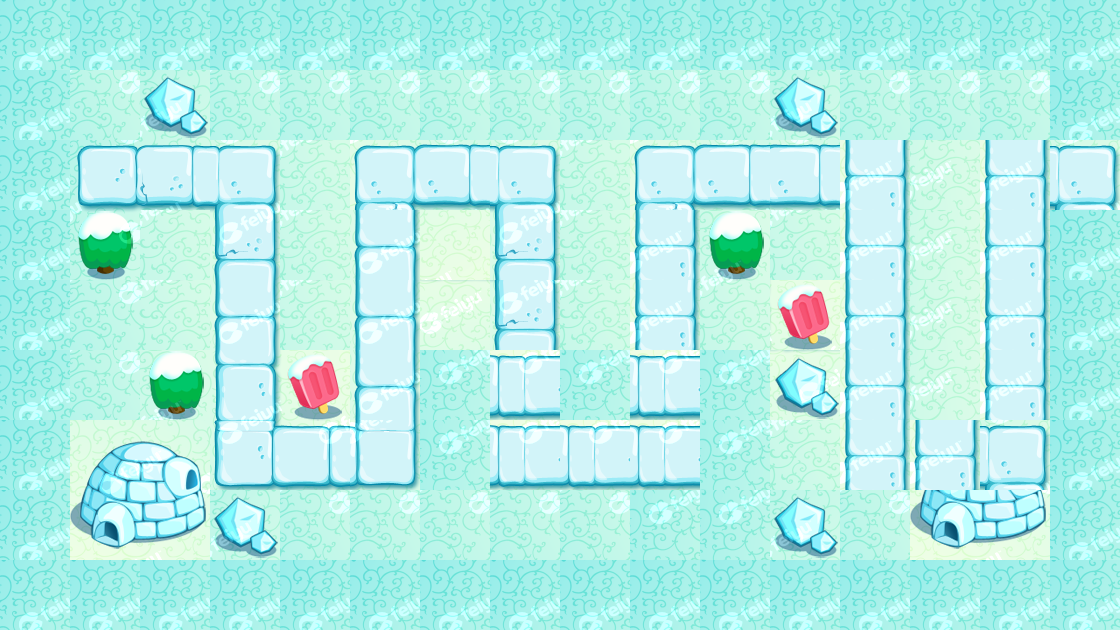

This game map was drawn from its Tiled (.tmx) file and the tilesets committed beside it. A one-line description and the full map source follow:
An orthogonal 16x9 tile map with 70x70 px tiles, 1 tile layer (bg) and 12 objects (road1, road2, player).

<map version="1.0" orientation="orthogonal" renderorder="right-down" width="16" height="9" tilewidth="70" tileheight="70" nextobjectid="34">
 <tileset firstgid="1" name="1" tilewidth="70" tileheight="70" tilecount="91" columns="13">
  <image source="1.png" width="910" height="490" />
  <tile id="0">
   <properties>
    <property name="type" value="ground" />
   </properties>
  </tile>
  <tile id="1">
   <properties>
    <property name="type" value="ground" />
   </properties>
  </tile>
  <tile id="2">
   <properties>
    <property name="type" value="block" />
   </properties>
  </tile>
  <tile id="3">
   <properties>
    <property name="type" value="ground" />
   </properties>
  </tile>
  <tile id="4">
   <properties>
    <property name="type" value="block" />
   </properties>
  </tile>
  <tile id="5">
   <properties>
    <property name="type" value="ground" />
   </properties>
  </tile>
  <tile id="6">
   <properties>
    <property name="type" value="ground" />
   </properties>
  </tile>
  <tile id="7">
   <properties>
    <property name="type" value="block" />
   </properties>
  </tile>
  <tile id="8">
   <properties>
    <property name="type" value="block" />
   </properties>
  </tile>
  <tile id="9">
   <properties>
    <property name="type" value="ground" />
   </properties>
  </tile>
  <tile id="10">
   <properties>
    <property name="type" value="ground" />
   </properties>
  </tile>
  <tile id="11">
   <properties>
    <property name="type" value="ground" />
   </properties>
  </tile>
  <tile id="13">
   <properties>
    <property name="type" value="ground" />
   </properties>
  </tile>
  <tile id="14">
   <properties>
    <property name="type" value="road" />
   </properties>
  </tile>
  <tile id="15">
   <properties>
    <property name="type" value="road" />
   </properties>
  </tile>
  <tile id="16">
   <properties>
    <property name="type" value="road" />
   </properties>
  </tile>
  <tile id="17">
   <properties>
    <property name="type" value="ground" />
   </properties>
  </tile>
  <tile id="18">
   <properties>
    <property name="type" value="ground" />
   </properties>
  </tile>
  <tile id="19">
   <properties>
    <property name="type" value="ground" />
   </properties>
  </tile>
  <tile id="20">
   <properties>
    <property name="type" value="block" />
   </properties>
  </tile>
  <tile id="21">
   <properties>
    <property name="type" value="block" />
   </properties>
  </tile>
  <tile id="22">
   <properties>
    <property name="type" value="road" />
   </properties>
  </tile>
  <tile id="23">
   <properties>
    <property name="type" value="road" />
   </properties>
  </tile>
  <tile id="24">
   <properties>
    <property name="type" value="road" />
   </properties>
  </tile>
  <tile id="26">
   <properties>
    <property name="type" value="ground" />
   </properties>
  </tile>
  <tile id="27">
   <properties>
    <property name="type" value="block" />
   </properties>
  </tile>
  <tile id="28">
   <properties>
    <property name="type" value="ground" />
   </properties>
  </tile>
  <tile id="29">
   <properties>
    <property name="type" value="road" />
   </properties>
  </tile>
  <tile id="30">
   <properties>
    <property name="type" value="block" />
   </properties>
  </tile>
  <tile id="31">
   <properties>
    <property name="type" value="block" />
   </properties>
  </tile>
  <tile id="32">
   <properties>
    <property name="type" value="ground" />
   </properties>
  </tile>
  <tile id="33">
   <properties>
    <property name="type" value="block" />
   </properties>
  </tile>
  <tile id="34">
   <properties>
    <property name="type" value="ground" />
   </properties>
  </tile>
  <tile id="35">
   <properties>
    <property name="type" value="road" />
   </properties>
  </tile>
  <tile id="36">
   <properties>
    <property name="type" value="ground" />
   </properties>
  </tile>
  <tile id="37">
   <properties>
    <property name="type" value="block" />
   </properties>
  </tile>
  <tile id="39">
   <properties>
    <property name="type" value="ground" />
   </properties>
  </tile>
  <tile id="40">
   <properties>
    <property name="type" value="ground" />
   </properties>
  </tile>
  <tile id="41">
   <properties>
    <property name="type" value="ground" />
   </properties>
  </tile>
  <tile id="42">
   <properties>
    <property name="type" value="road" />
   </properties>
  </tile>
  <tile id="43">
   <properties>
    <property name="type" value="ground" />
   </properties>
  </tile>
  <tile id="44">
   <properties>
    <property name="type" value="ground" />
   </properties>
  </tile>
  <tile id="45">
   <properties>
    <property name="type" value="block" />
   </properties>
  </tile>
  <tile id="46">
   <properties>
    <property name="type" value="ground" />
   </properties>
  </tile>
  <tile id="47">
   <properties>
    <property name="type" value="ground" />
   </properties>
  </tile>
  <tile id="48">
   <properties>
    <property name="type" value="road" />
   </properties>
  </tile>
  <tile id="49">
   <properties>
    <property name="type" value="ground" />
   </properties>
  </tile>
  <tile id="50">
   <properties>
    <property name="type" value="ground" />
   </properties>
  </tile>
  <tile id="52">
   <properties>
    <property name="type" value="ground" />
   </properties>
  </tile>
  <tile id="53">
   <properties>
    <property name="type" value="ground" />
   </properties>
  </tile>
  <tile id="54">
   <properties>
    <property name="type" value="block" />
   </properties>
  </tile>
  <tile id="55">
   <properties>
    <property name="type" value="road" />
   </properties>
  </tile>
  <tile id="56">
   <properties>
    <property name="type" value="block" />
   </properties>
  </tile>
  <tile id="57">
   <properties>
    <property name="type" value="ground" />
   </properties>
  </tile>
  <tile id="58">
   <properties>
    <property name="type" value="ground" />
   </properties>
  </tile>
  <tile id="61">
   <properties>
    <property name="type" value="road" />
   </properties>
  </tile>
  <tile id="62">
   <properties>
    <property name="type" value="block" />
   </properties>
  </tile>
  <tile id="63">
   <properties>
    <property name="type" value="ground" />
   </properties>
  </tile>
  <tile id="65">
   <properties>
    <property name="type" value="ground" />
   </properties>
  </tile>
  <tile id="66">
   <properties>
    <property name="type" value="ground" />
   </properties>
  </tile>
  <tile id="67">
   <properties>
    <property name="type" value="ground" />
   </properties>
  </tile>
  <tile id="68">
   <properties>
    <property name="type" value="road" />
   </properties>
  </tile>
  <tile id="69">
   <properties>
    <property name="type" value="road" />
   </properties>
  </tile>
  <tile id="70">
   <properties>
    <property name="type" value="road" />
   </properties>
  </tile>
  <tile id="71">
   <properties>
    <property name="type" value="road" />
   </properties>
  </tile>
  <tile id="72">
   <properties>
    <property name="type" value="road" />
   </properties>
  </tile>
  <tile id="73">
   <properties>
    <property name="type" value="road" />
   </properties>
  </tile>
  <tile id="74">
   <properties>
    <property name="type" value="road" />
   </properties>
  </tile>
  <tile id="75">
   <properties>
    <property name="type" value="ground" />
   </properties>
  </tile>
  <tile id="76">
   <properties>
    <property name="type" value="ground" />
   </properties>
  </tile>
  <tile id="80">
   <properties>
    <property name="type" value="ground" />
   </properties>
  </tile>
  <tile id="81">
   <properties>
    <property name="type" value="ground" />
   </properties>
  </tile>
  <tile id="84">
   <properties>
    <property name="type" value="ground" />
   </properties>
  </tile>
  <tile id="85">
   <properties>
    <property name="type" value="block" />
   </properties>
  </tile>
  <tile id="86">
   <properties>
    <property name="type" value="ground" />
   </properties>
  </tile>
  <tile id="87">
   <properties>
    <property name="type" value="ground" />
   </properties>
  </tile>
  <tile id="88">
   <properties>
    <property name="type" value="ground" />
   </properties>
  </tile>
  <tile id="89">
   <properties>
    <property name="type" value="ground" />
   </properties>
  </tile>
 </tileset>
 <layer name="bg" width="16" height="9">
  <data encoding="csv">
1,1,1,1,1,1,1,1,1,1,1,1,1,1,1,1,
1,67,3,67,67,67,67,67,67,67,67,3,67,67,67,1,
1,15,16,17,68,23,24,17,68,23,24,24,49,42,49,17,
1,28,68,30,68,43,19,30,68,49,55,68,49,42,49,1,
1,67,68,43,68,43,85,30,68,49,68,57,49,42,49,1,
1,67,55,56,57,43,27,73,27,73,27,86,49,42,49,1,
1,8,9,69,70,75,27,73,73,73,27,68,49,49,17,1,
1,21,22,3,67,67,67,67,67,27,27,3,67,21,22,1,
1,1,1,1,1,1,1,1,1,1,1,1,1,1,1,1
</data>
 </layer>
 <objectgroup name="road" visible="0">
  <object id="2" name="road1" x="70" y="210" />
  <object id="5" name="road2" x="210" y="210" />
  <object id="6" x="210" y="490" />
  <object id="7" x="630" y="490" />
  <object id="8" x="630" y="210" />
  <object id="10" x="910" y="210" />
  <object id="17" x="910" y="420" />
  <object id="18" x="980" y="420" />
 </objectgroup>
 <objectgroup name="start_end" visible="0">
  <object id="19" x="70" y="210" />
  <object id="20" x="980" y="420" />
  <object id="21" x="1236" y="-206" height="2" />
 </objectgroup>
 <objectgroup name="object">
  <object id="28" name="player" x="70" y="140" width="70" height="70" />
 </objectgroup>
</map>
